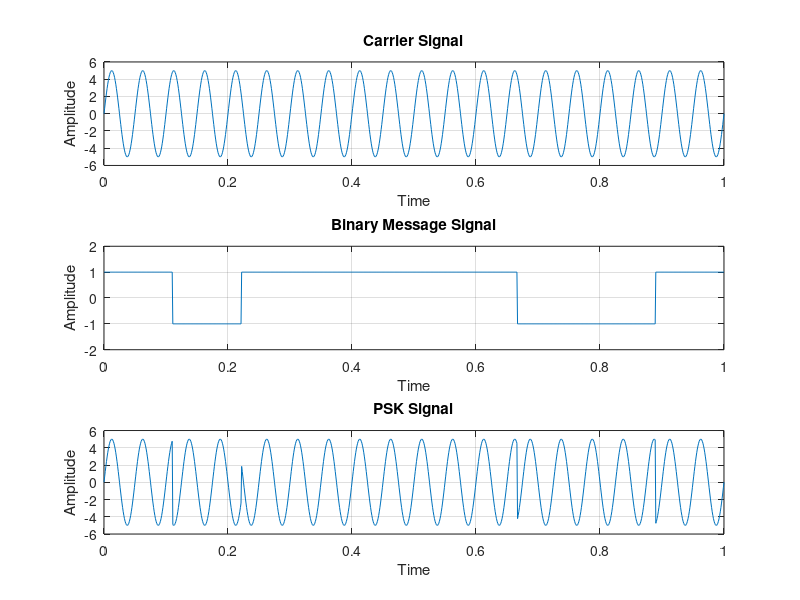

Reproduce this figure in MATLAB.
clc;
clear all;
close all;

A = 5;  % Amplitude
t = 0 : 0.001 : 1;

f1 = 20;

% Carrier sine wave
x = A .* sin(2 * pi * f1 * t);

% Plot the carrier signal
subplot(3,1,1);
plot(t, x);
xlabel('Time');
ylabel('Amplitude');
title('Carrier Signal');
grid on;

% Define the binary data sequence
binary_data = [1 0 1 1 1 1 0 0 1];
num_bits = length(binary_data);
bit_duration = length(t) / num_bits;  % Duration of each bit in samples

% Generate the message signal with binary phase shifts
u = zeros(1, length(t));
for i = 1:num_bits
    start_index = round((i-1) * bit_duration) + 1;
    end_index = round(i * bit_duration);
    if binary_data(i) == 1
        u(start_index:end_index) = 1;  % +1 for '1' (no phase shift)
    else
        u(start_index:end_index) = -1; % -1 for '0' (180° phase shift)
    end
end

% Plot the binary message signal
subplot(3,1,2);
plot(t, u);
axis ([0 1 -2 2])
xlabel('Time');
ylabel('Amplitude');
title('Binary Message Signal');
grid on;

% Generate the PSK-modulated signal
v = x .* u;

% Plot the PSK signal
subplot(3,1,3);
plot(t, v);
axis([0 1 -6 6]);
xlabel('Time');
ylabel('Amplitude');
title('PSK Signal');
grid on;
